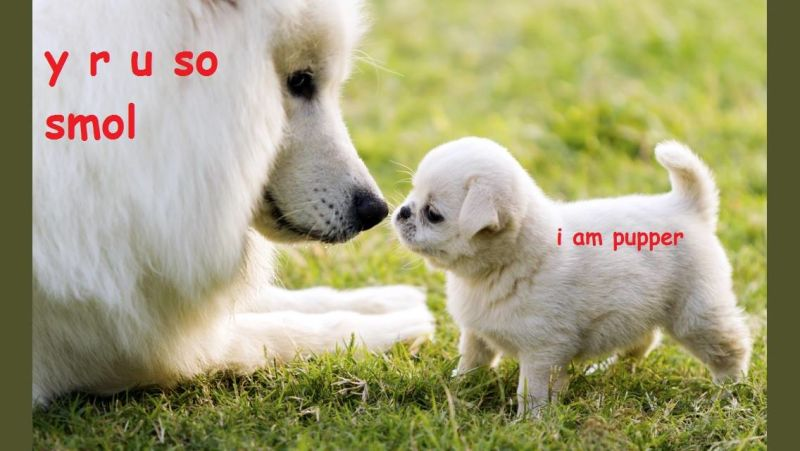
#> input picture images/iampupper.jpg, 800 x 451 px
$ python image_warping.py
#> lines starting #> are read from the running program, lines starting #| are printed output that depends on the picture
import cv2
import numpy as np
import math

img = cv2.imread('images/iampupper.jpg', cv2.IMREAD_GRAYSCALE)
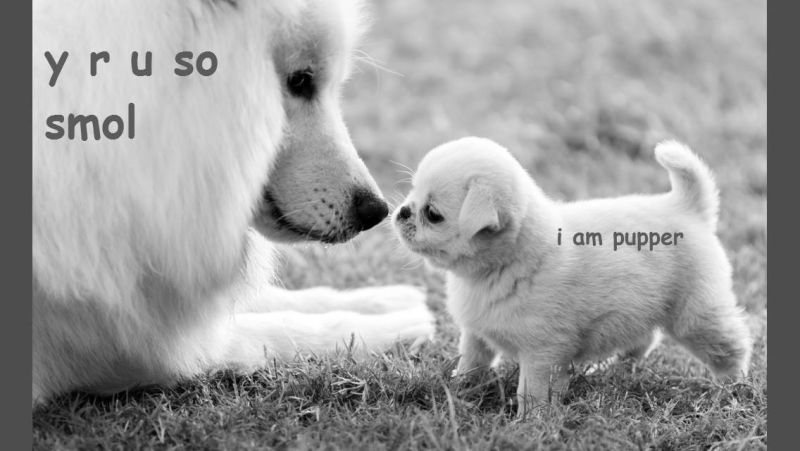
#> img: shape (451, 800); min 0, max 255, mean 157.3
rows, cols = img.shape
#> rows = 451; cols = 800

#####################
# Vertical wave

img_output = np.zeros(img.shape, dtype=img.dtype)

for i in range(rows):
    for j in range(cols):
        offset_x = int(25.0 * math.sin(2 * 3.14 * i / 180))
        offset_y = 0
        if j+offset_x < rows:
            img_output[i,j] = img[i,(j+offset_x)%cols]
        else:
            img_output[i,j] = 0
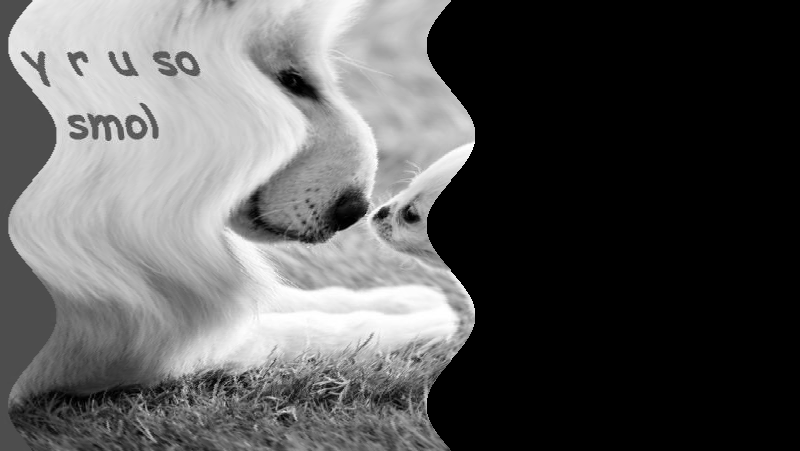
#> img_output: shape (451, 800); min 0, max 255, mean 89.2

cv2.imshow('Input', img)
cv2.imshow('Vertical wave', img_output)

#####################
# Horizontal wave

img_output = np.zeros(img.shape, dtype=img.dtype)

for i in range(rows):
    for j in range(cols):
        offset_x = 0
        offset_y = int(16.0 * math.sin(2 * 3.14 * j / 150))
        if i+offset_y < rows:
            img_output[i,j] = img[(i+offset_y)%rows,j]
        else:
            img_output[i,j] = 0
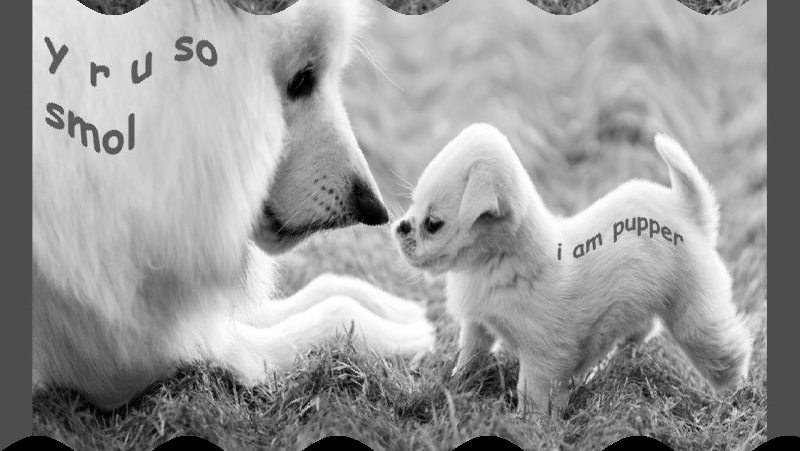
#> img_output: shape (451, 800); min 0, max 255, mean 155.2

cv2.imshow('Horizontal wave', img_output)

#####################
# Both horizontal and vertical

img_output = np.zeros(img.shape, dtype=img.dtype)

for i in range(rows):
    for j in range(cols):
        offset_x = int(20.0 * math.sin(2 * 3.14 * i / 150))
        offset_y = int(20.0 * math.cos(2 * 3.14 * j / 150))
        if i+offset_y < rows and j+offset_x < cols:
            img_output[i,j] = img[(i+offset_y)%rows,(j+offset_x)%cols]
        else:
            img_output[i,j] = 0
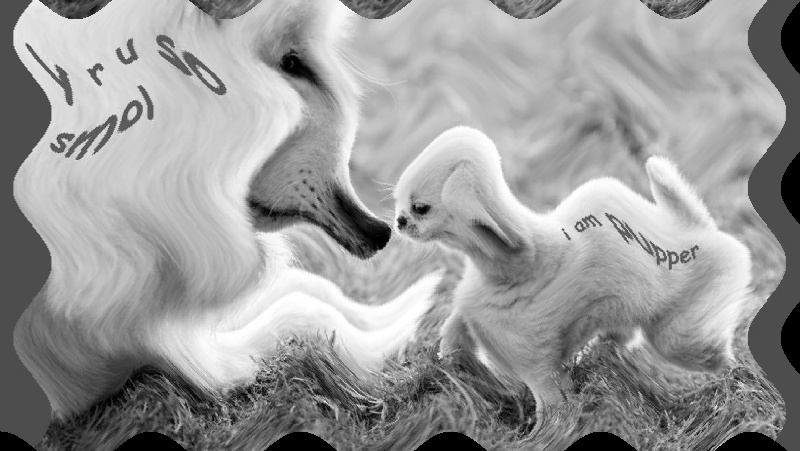
#> img_output: shape (451, 800); min 0, max 255, mean 154.1

cv2.imshow('Multidirectional wave', img_output)

#####################
# Concave effect

img_output = np.zeros(img.shape, dtype=img.dtype)

for i in range(rows):
    for j in range(cols):
        offset_x = int(128.0 * math.sin(2 * 3.14 * i / (2*cols)))
        offset_y = 0
        if j+offset_x < cols:
            img_output[i,j] = img[i,(j+offset_x)%cols]
        else:
            img_output[i,j] = 0
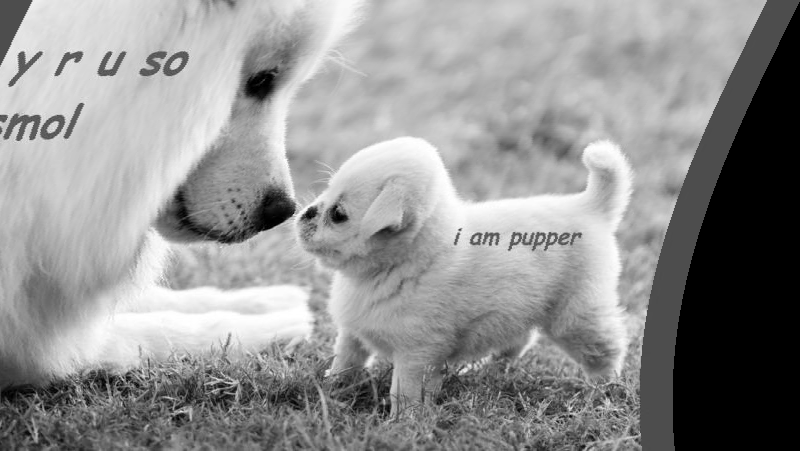
#> img_output: shape (451, 800); min 0, max 255, mean 145.5

cv2.imshow('Concave', img_output)

cv2.waitKey()

$ run again, with images/angel.jpg copied over images/iampupper.jpg
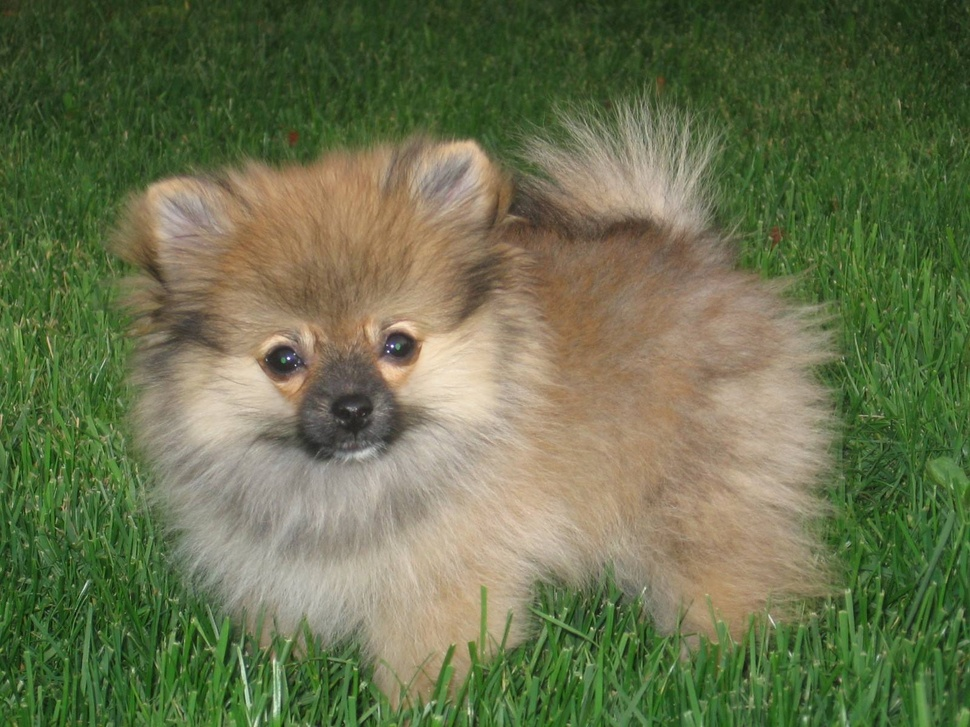
#> input picture images/angel.jpg, 970 x 727 px, shrunk from 1600 x 1200 before the run
#> after the loop `for i in range(rows):`:
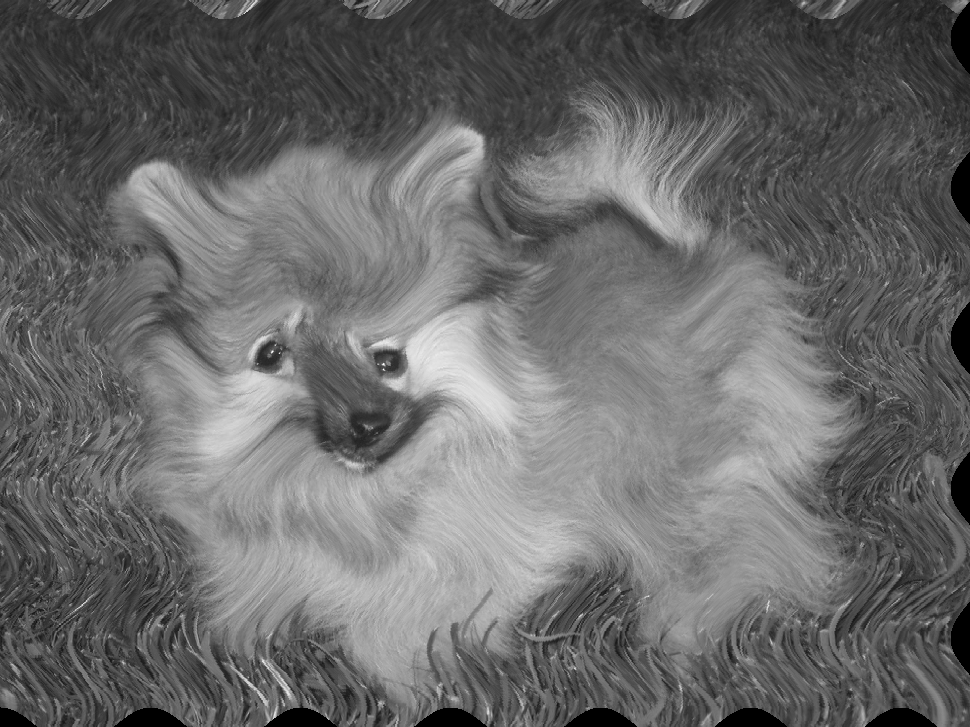
#> img_output: shape (727, 970); min 0, max 255, mean 105.1
#> after the loop `for i in range(rows):`:
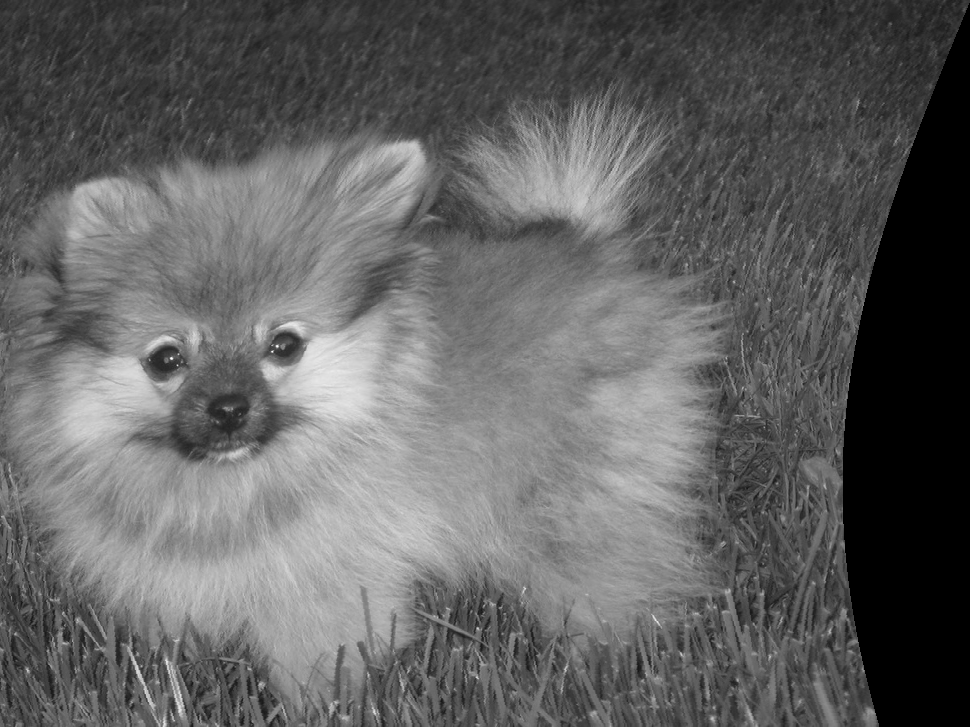
#> img_output: shape (727, 970); min 0, max 255, mean 98.2

$ run again, with images/potato.jpg copied over images/iampupper.jpg
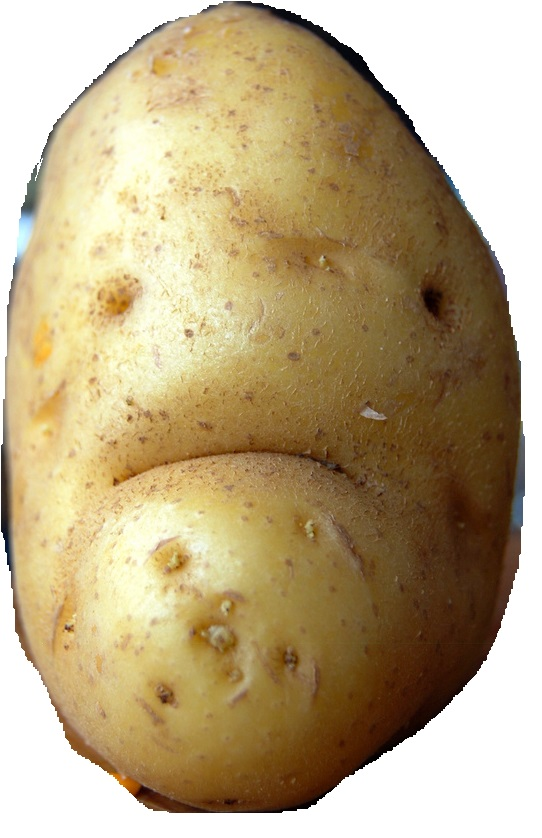
#> input picture images/potato.jpg, 542 x 838 px
#> after the loop `for i in range(rows):`:
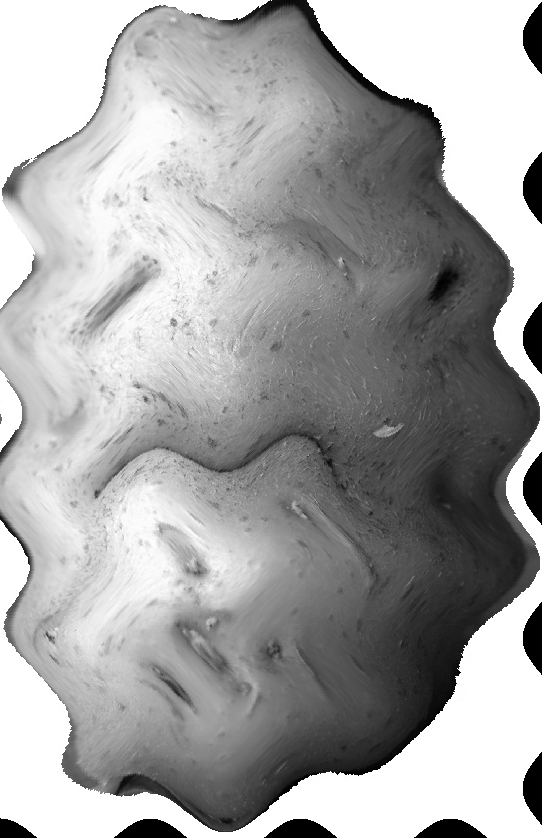
#> img_output: shape (838, 542); min 0, max 255, mean 165.2
#> after the loop `for i in range(rows):`:
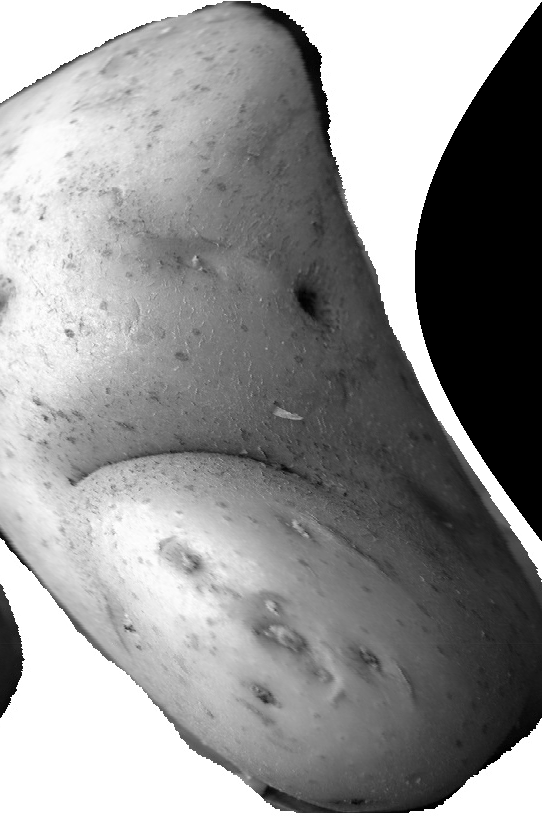
#> img_output: shape (838, 542); min 0, max 255, mean 148.9
